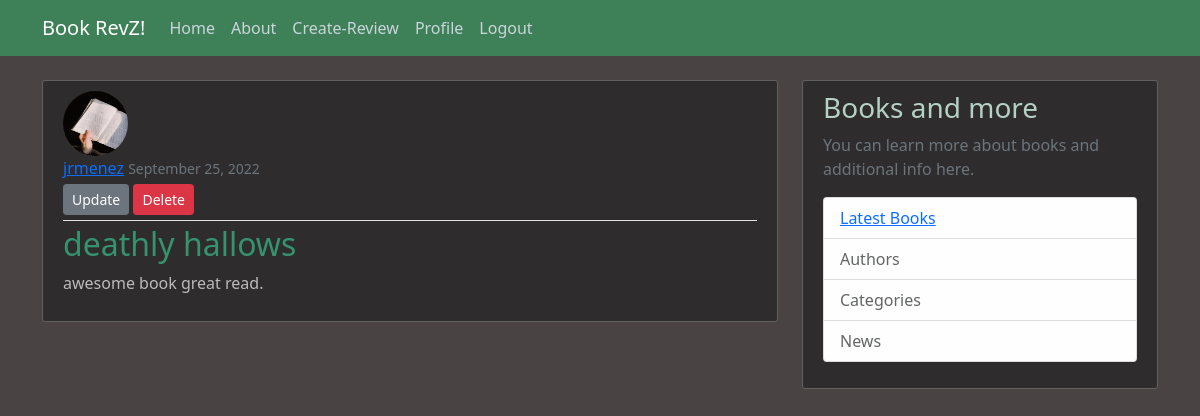
/post/4/ (signed in), run on the app's committed database.
### blog/models.py (models this page shows, shortened)
class Post(models.Model):
    title = models.CharField(max_length=100)
    content = models.TextField()
    date_posted = models.DateTimeField(default=timezone.now)
    author = models.ForeignKey(User, on_delete=models.CASCADE)

### users/models.py (models this page shows, shortened)
class Profile(models.Model):
    user = models.OneToOneField(User, on_delete=models.CASCADE)
    image = models.ImageField(default='default.jpg', upload_to='profile_pics')

### blog/views.py (the view)
# urls.py: path('post/<int:pk>/', PostDetailView.as_view(), name='post-detail'),
class PostDetailView(DetailView):
    model = Post

### blog/templates/blog/post_detail.html
{% extends "blog/base.html" %}
{% block content %}
  <article class="media content-section">
    <img class="rounded-circle article-img" src="{{ object.author.profile.image.url }}">
    <div class="media-body">
      <div class="article-metadata">
        <a class="mr-2" href="{% url 'user-posts' object.author.username %}">{{ object.author }}</a>
        <small class="text-muted">{{ object.date_posted|date:"F d, Y" }}</small>
        {% if object.author == user %}
          <div>
            <a class="btn btn-secondary btn-sm mt-1 mb-1" href="{% url 'post-update' object.id %}">Update</a>
            <a class="btn btn-danger btn-sm mt-1 mb-1" href="{% url 'post-delete' object.id %}">Delete</a>
          </div>
        {% endif %}
      </div>
      <h2 class="article-title">{{ object.title }}</h2>
      <p class="article-content">{{ object.content }}</p>
    </div>
  </article>
{% endblock content %}

### blog/static/blog/main.css (style rules this page uses)
body { background: #494343; color: #bbbbbb; margin-top: 5rem; }
h1, h2, h3, h4, h5, h6 { color: #b8d4c8fa; }
.content-section { background: #2e2c2c; padding: 10px 20px; border: 1px solid #616060; border-radius: 3px; margin-bottom: 20px; }
.article-title { color: #36926f; }
.article-content { white-space: pre-line; }
.article-img { height: 65px; width: 65px; margin-right: 16px; }
.article-metadata { padding-bottom: 1px; margin-bottom: 4px; border-bottom: 1px solid #e3e3e3 }

### data on the page
Post: author.profile.image (placeholder picture), author "jrmenez", date_posted "September 25, 2022", title "deathly hallows", content "awesome book great read."
